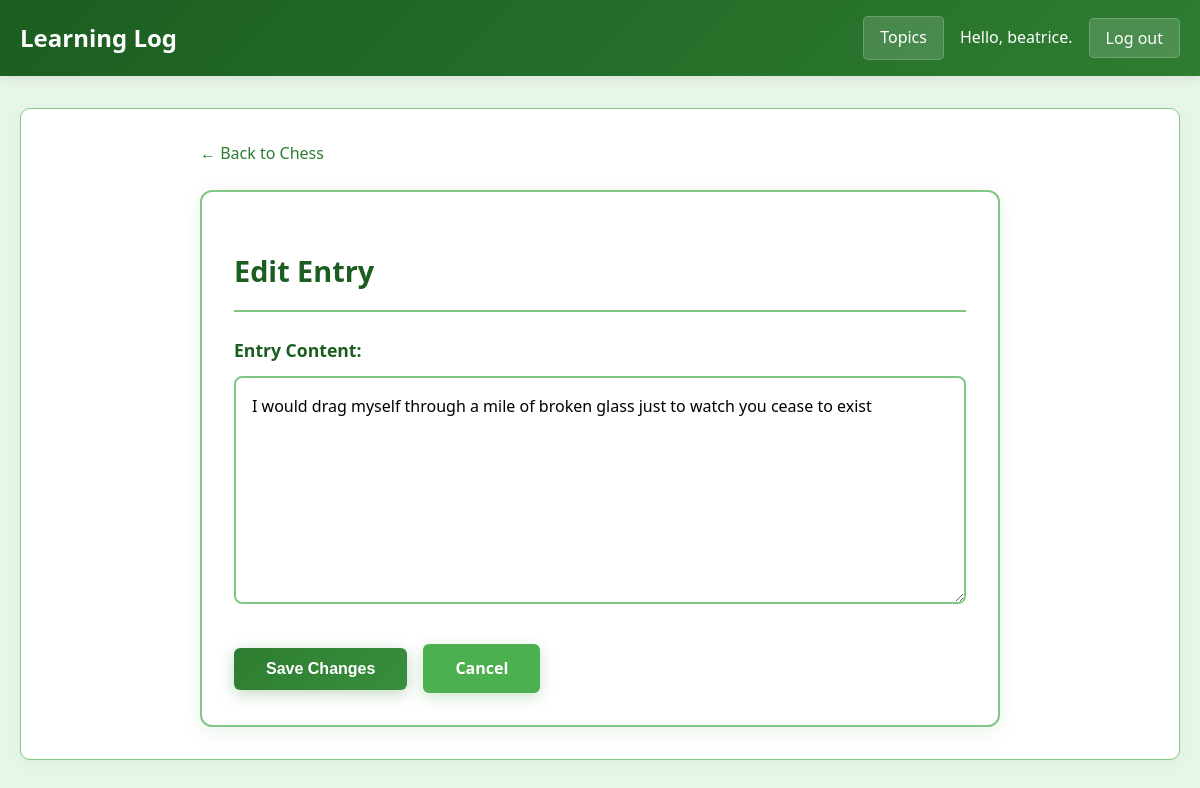
The page /edit_entry/1/ (signed in) on the database its author committed.
### learning_logs/models.py (models this page shows, shortened)
class Topic(models.Model):
    text = models.CharField(max_length=200)
    date_added = models.DateTimeField(auto_now_add=True)
    owner = models.ForeignKey(User, on_delete=models.CASCADE)
    def __str__(self):
        return self.text

class Entry(models.Model):
    topic = models.ForeignKey(Topic, on_delete=models.CASCADE)
    text = models.TextField()
    date_added = models.DateTimeField(auto_now_add=True)
    class Meta:
        verbose_name_plural = 'entries'

### learning_logs/views.py (the view)
# urls.py: path('edit_entry/<int:entry_id>/', views.edit_entry, name='edit_entry'),
@login_required
def edit_entry(request, entry_id):
    entry = Entry.objects.get(id=entry_id)
    topic = entry.topic
    if topic.owner != request.user:
        raise Http404
    if request.method != 'POST':
        form = EntryForm(instance=entry)
    else:
        form = EntryForm(instance=entry, data=request.POST)
        if form.is_valid():
            form.save()
            return redirect('learning_logs:topic', topic_id=topic.id)
    context = {'entry': entry, 'topic': topic, 'form': form}
    return render(request, 'learning_logs/edit_entry.html', context)

### learning_logs/forms.py
class EntryForm(forms.ModelForm):
    class Meta:
        model = Entry
        fields = ['text']
        labels = {'text': 'Entry:'}
        widgets = {'text': forms.Textarea(attrs={'cols': 80})}

### templates/learning_logs/edit_entry.html (shortened to what this page needs)
{% extends "learning_logs/base.html" %}
{% block content %}
<div class="edit-entry-container">
    <div class="breadcrumb">
        <a href="{% url 'learning_logs:topic' topic.id %}" class="back-link">← Back to {{ topic }}</a>
    </div>
    <div class="edit-form">
        <h2 class="form-title">Edit Entry</h2>
        <form action="{% url 'learning_logs:edit_entry' entry.id %}" method='post'>
            <div class="form-group">
                <label for="id_text">Entry Content:</label>
                <textarea name="text" id="id_text" rows="8" class="form-textarea" required>{{ form.text.value }}</textarea>
            </div>
            <div class="form-actions">
                <button type="submit" name="submit" class="btn btn-primary">Save Changes</button>
                <a href="{% url 'learning_logs:topic' topic.id %}" class="btn btn-secondary">Cancel</a>
            </div>
        </form>
    </div>
</div>
{% endblock content %}

### templates/learning_logs/base.html (shortened to what this page needs)
<!DOCTYPE html>
<html lang="en">
<head>
</head>
<body>
<nav>
    <div class="nav-content">
        <a href="{% url 'learning_logs:index' %}" class="brand">Learning Log</a>
        <div class="nav-links">
            <a href="{% url 'learning_logs:topics' %}">Topics</a>
            {% if user.is_authenticated %}
                <div class="auth-section">
                    <span class="auth-info">Hello, {{ user.username }}.</span>
                    <form action="{% url 'users:logout' %}" method="post" style="margin: 0; display: inline;">
                        <button type="submit" class="nav-button">Log out</button>
                    </form>
                </div>
            {% else %}
                <div class="guest-links">
                    <a href="{% url 'users:register' %}">Register</a>
                    <a href="{% url 'users:login' %}">Log in</a>
                </div>
            {% endif %}
        </div>
    </div>
</nav>
<div class="container">
    <div class="content">
        {% block content %}{% endblock content %}
    </div>
</div>
</body>
</html>

### templates/learning_logs/base.html (style rules this page uses)
:root { --primary: #59c55e; --primary-light: #4CAF50; --secondary: #66df6c; --light: #E8F5E9; --dark: #1c8b23; --accent: #81C784; --text: #1E1E1E; --text-light: #666; }
body { font-family: 'Segoe UI', Tahoma, Geneva, Verdana, sans-serif; line-height: 1.6; margin: 0; padding: 0; background-color: var(--light); color: var(--text); }
.container { max-width: 1200px; margin: 0 auto; padding: 0 20px; }
nav { background: linear-gradient(135deg, var(--dark) 0%, var(--primary) 100%); padding: 1rem 0; margin-bottom: 2rem; box-shadow: 0 2px 10px rgba(30, 30, 30, 0.1); }
.nav-content { display: flex; justify-content: space-between; align-items: center; max-width: 1200px; margin: 0 auto; padding: 0 20px; }
.nav-links { display: flex; gap: 1rem; align-items: center; }
.nav-links a, .nav-button { color: white; text-decoration: none; font-weight: 500; padding: 0.5rem 1rem; border-radius: 5px; transition: background-color 0.3s ease; background: rgba(255, 255, 255, 0.15); border: 1px solid rgba(255, 255, 255, 0.2); cursor: pointer; font-family: inherit; font-size: inherit; }
.brand { color: white; font-size: 1.5rem; font-weight: bold; text-decoration: none; }
.content { background: white; padding: 2rem; border-radius: 10px; box-shadow: 0 5px 15px rgba(76, 175, 80, 0.08); margin-bottom: 2rem; border: 1px solid var(--accent); }
.auth-info { color: white; margin-right: 0.5rem; font-weight: 500; }
.auth-section { display: flex; align-items: center; gap: 0.5rem; }
.form-group { margin-bottom: 1.5rem; }
.form-group label { display: block; margin-bottom: 0.5rem; font-weight: 500; color: var(--primary); }
.btn { background: linear-gradient(135deg, var(--primary) 0%, var(--secondary) 100%); color: white; padding: 0.75rem 2rem; border: none; border-radius: 5px; cursor: pointer; font-size: 1rem; font-weight: 500; transition: transform 0.2s ease, box-shadow 0.2s ease; box-shadow: 0 4px 12px rgba(46, 125, 50, 0.3); }

### templates/learning_logs/edit_entry.html (style rules this page uses)
:root { --primary: #2E7D32; --primary-light: #4CAF50; --secondary: #388E3C; --light: #E8F5E9; --dark: #1B5E20; --accent: #81C784; --text: #1E1E1E; --text-light: #666; }
.edit-entry-container { max-width: 800px; margin: 0 auto; }
.breadcrumb { margin-bottom: 1.5rem; }
.back-link { color: var(--primary); text-decoration: none; font-weight: 500; display: inline-flex; align-items: center; gap: 0.5rem; transition: color 0.3s ease; }
.edit-form { background: white; padding: 2rem; border-radius: 12px; box-shadow: 0 5px 20px rgba(46, 125, 50, 0.1); border: 2px solid var(--accent); }
.form-title { color: var(--dark); font-size: 1.8rem; font-weight: 600; margin-bottom: 1.5rem; padding-bottom: 1rem; border-bottom: 2px solid var(--accent); }
.form-group { margin-bottom: 2rem; }
.form-group label { display: block; margin-bottom: 0.75rem; font-weight: 600; color: var(--dark); font-size: 1.1rem; }
.form-textarea { width: 100%; padding: 1rem; border: 2px solid var(--accent); border-radius: 8px; font-size: 1rem; font-family: inherit; line-height: 1.5; resize: vertical; min-height: 200px; transition: all 0.3s ease; box-sizing: border-box; background-color: white; }
.form-actions { display: flex; gap: 1rem; justify-content: flex-start; align-items: center; flex-wrap: wrap; }
.btn { padding: 0.75rem 2rem; border: none; border-radius: 6px; cursor: pointer; font-weight: 600; font-size: 1rem; transition: all 0.3s ease; text-decoration: none; display: inline-block; text-align: center; }
.btn-primary { background: linear-gradient(135deg, var(--primary) 0%, var(--secondary) 100%); color: white; box-shadow: 0 4px 15px rgba(46, 125, 50, 0.3); }
.btn-secondary { background: var(--primary-light); color: white; box-shadow: 0 4px 15px rgba(76, 175, 80, 0.3); }

### rows shown on the page
Topic: text "Chess"
Entry: text "I would drag myself through a mile of broken glass just to watch you cease to exist"

### other values the page prints
{{ user.username }} "beatrice"
